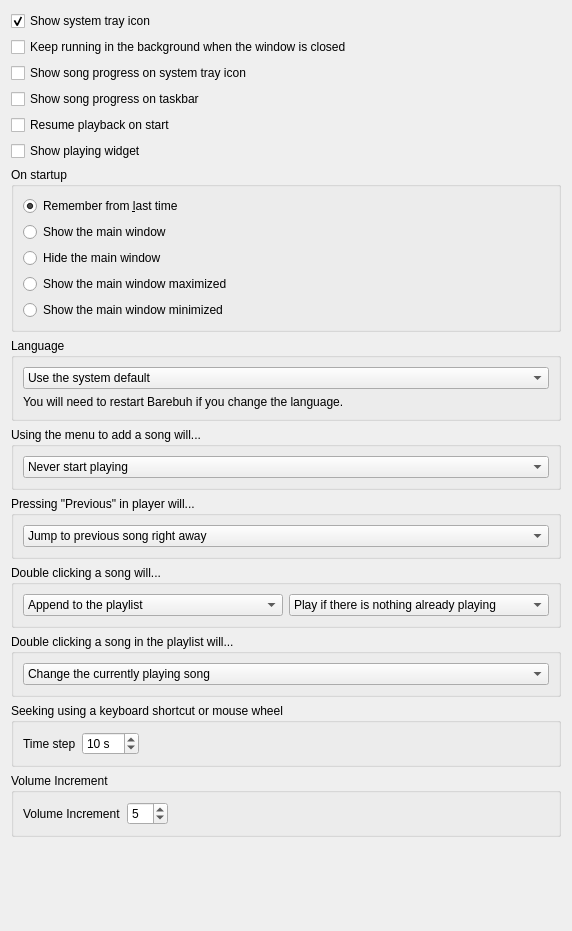
<?xml version="1.0" encoding="UTF-8"?>
<ui version="4.0">
 <class>BehaviourSettingsPage</class>
 <widget class="QWidget" name="BehaviourSettingsPage">
  <property name="geometry">
   <rect>
    <x>0</x>
    <y>0</y>
    <width>572</width>
    <height>931</height>
   </rect>
  </property>
  <property name="windowTitle">
   <string>Behavior</string>
  </property>
  <layout class="QVBoxLayout" name="layout_behavioursettingspage">
   <item>
    <widget class="QCheckBox" name="checkbox_showtrayicon">
     <property name="text">
      <string>Show system tray icon</string>
     </property>
     <property name="checked">
      <bool>true</bool>
     </property>
    </widget>
   </item>
   <item>
    <widget class="QCheckBox" name="checkbox_keeprunning">
     <property name="text">
      <string>Keep running in the background when the window is closed</string>
     </property>
     <property name="checked">
      <bool>false</bool>
     </property>
    </widget>
   </item>
   <item>
    <widget class="QCheckBox" name="checkbox_trayicon_progress">
     <property name="text">
      <string>Show song progress on system tray icon</string>
     </property>
    </widget>
   </item>
   <item>
    <widget class="QCheckBox" name="checkbox_taskbar_progress">
     <property name="text">
      <string>Show song progress on taskbar</string>
     </property>
    </widget>
   </item>
   <item>
    <widget class="QCheckBox" name="checkbox_resumeplayback">
     <property name="text">
      <string>Resume playback on start</string>
     </property>
     <property name="checked">
      <bool>false</bool>
     </property>
    </widget>
   </item>
   <item>
    <widget class="QCheckBox" name="checkbox_playingwidget">
     <property name="text">
      <string>Show playing widget</string>
     </property>
    </widget>
   </item>
   <item>
    <widget class="QGroupBox" name="groupbox_startup">
     <property name="title">
      <string>On startup</string>
     </property>
     <layout class="QVBoxLayout" name="layout_startup">
      <item>
       <widget class="QRadioButton" name="radiobutton_remember">
        <property name="text">
         <string>Remember from &amp;last time</string>
        </property>
        <property name="checked">
         <bool>true</bool>
        </property>
       </widget>
      </item>
      <item>
       <widget class="QRadioButton" name="radiobutton_show">
        <property name="text">
         <string>Show the main window</string>
        </property>
       </widget>
      </item>
      <item>
       <widget class="QRadioButton" name="radiobutton_hide">
        <property name="text">
         <string>Hide the main window</string>
        </property>
       </widget>
      </item>
      <item>
       <widget class="QRadioButton" name="radiobutton_show_maximized">
        <property name="text">
         <string>Show the main window maximized</string>
        </property>
       </widget>
      </item>
      <item>
       <widget class="QRadioButton" name="radiobutton_show_minimized">
        <property name="text">
         <string>Show the main window minimized</string>
        </property>
       </widget>
      </item>
     </layout>
    </widget>
   </item>
   <item>
    <widget class="QGroupBox" name="groupbox_language">
     <property name="title">
      <string>Language</string>
     </property>
     <layout class="QVBoxLayout" name="layout_language">
      <item>
       <widget class="QComboBox" name="combobox_language">
        <item>
         <property name="text">
          <string>Use the system default</string>
         </property>
        </item>
       </widget>
      </item>
      <item>
       <widget class="QLabel" name="label_language">
        <property name="text">
         <string>You will need to restart Barebuh if you change the language.</string>
        </property>
       </widget>
      </item>
     </layout>
    </widget>
   </item>
   <item>
    <widget class="QGroupBox" name="groupbox_add_song">
     <property name="title">
      <string>Using the menu to add a song will...</string>
     </property>
     <layout class="QVBoxLayout" name="layout_menuplaymode">
      <item>
       <widget class="QComboBox" name="combobox_menuplaymode">
        <property name="currentIndex">
         <number>0</number>
        </property>
        <item>
         <property name="text">
          <string>Never start playing</string>
         </property>
        </item>
        <item>
         <property name="text">
          <string>Play if there is nothing already playing</string>
         </property>
        </item>
        <item>
         <property name="text">
          <string>Always start playing</string>
         </property>
        </item>
       </widget>
      </item>
     </layout>
    </widget>
   </item>
   <item>
    <widget class="QGroupBox" name="groupbox_previous">
     <property name="title">
      <string>Pressing &quot;Previous&quot; in player will...</string>
     </property>
     <layout class="QVBoxLayout" name="layout_previous">
      <item>
       <widget class="QComboBox" name="combobox_previousmode">
        <property name="currentIndex">
         <number>0</number>
        </property>
        <item>
         <property name="text">
          <string>Jump to previous song right away</string>
         </property>
        </item>
        <item>
         <property name="text">
          <string>Restart song, then jump to previous if pressed again</string>
         </property>
        </item>
       </widget>
      </item>
     </layout>
    </widget>
   </item>
   <item>
    <widget class="QGroupBox" name="groupbox_doubleclickaddmode">
     <property name="title">
      <string>Double clicking a song will...</string>
     </property>
     <layout class="QHBoxLayout" name="layout_doubleclickaddmode">
      <item>
       <widget class="QComboBox" name="combobox_doubleclickaddmode">
        <property name="currentIndex">
         <number>0</number>
        </property>
        <item>
         <property name="text">
          <string>Append to the playlist</string>
         </property>
        </item>
        <item>
         <property name="text">
          <string>Replace the playlist</string>
         </property>
        </item>
        <item>
         <property name="text">
          <string>Open in new playlist</string>
         </property>
        </item>
        <item>
         <property name="text">
          <string>Add to the queue</string>
         </property>
        </item>
       </widget>
      </item>
      <item>
       <widget class="QComboBox" name="combobox_doubleclickplaymode">
        <property name="currentIndex">
         <number>1</number>
        </property>
        <item>
         <property name="text">
          <string>Never start playing</string>
         </property>
        </item>
        <item>
         <property name="text">
          <string>Play if there is nothing already playing</string>
         </property>
        </item>
        <item>
         <property name="text">
          <string>Always start playing</string>
         </property>
        </item>
       </widget>
      </item>
     </layout>
    </widget>
   </item>
   <item>
    <widget class="QGroupBox" name="groupbox_doubleclickplaylist">
     <property name="title">
      <string>Double clicking a song in the playlist will...</string>
     </property>
     <layout class="QVBoxLayout" name="layout_doubleclickplaylist">
      <item>
       <widget class="QComboBox" name="combobox_doubleclickplaylistaddmode">
        <property name="currentIndex">
         <number>0</number>
        </property>
        <item>
         <property name="text">
          <string>Change the currently playing song</string>
         </property>
        </item>
        <item>
         <property name="text">
          <string>Add to the queue</string>
         </property>
        </item>
       </widget>
      </item>
     </layout>
    </widget>
   </item>
   <item>
    <widget class="QGroupBox" name="groupbox_seekstep">
     <property name="title">
      <string>Seeking using a keyboard shortcut or mouse wheel</string>
     </property>
     <layout class="QHBoxLayout" name="layout_seekstep">
      <item>
       <widget class="QLabel" name="label_seekstep">
        <property name="text">
         <string>Time step</string>
        </property>
       </widget>
      </item>
      <item>
       <widget class="QSpinBox" name="spinbox_seekstepsec">
        <property name="suffix">
         <string> s</string>
        </property>
        <property name="prefix">
         <string/>
        </property>
        <property name="minimum">
         <number>1</number>
        </property>
        <property name="maximum">
         <number>120</number>
        </property>
        <property name="value">
         <number>10</number>
        </property>
       </widget>
      </item>
      <item>
       <spacer name="spacer_seekstep">
        <property name="orientation">
         <enum>Qt::Horizontal</enum>
        </property>
        <property name="sizeHint" stdset="0">
         <size>
          <width>40</width>
          <height>20</height>
         </size>
        </property>
       </spacer>
      </item>
     </layout>
    </widget>
   </item>
   <item>
    <widget class="QGroupBox" name="groupbox_volumeincrement">
     <property name="title">
      <string>Volume Increment</string>
     </property>
     <layout class="QHBoxLayout" name="horizontalLayout">
      <item>
       <widget class="QLabel" name="label_volumeincrement">
        <property name="text">
         <string>Volume Increment</string>
        </property>
       </widget>
      </item>
      <item>
       <widget class="QSpinBox" name="spinbox_volumeincrement">
        <property name="suffix">
         <string/>
        </property>
        <property name="minimum">
         <number>1</number>
        </property>
        <property name="maximum">
         <number>25</number>
        </property>
        <property name="value">
         <number>5</number>
        </property>
       </widget>
      </item>
      <item>
       <spacer name="spacer_volumeincrement">
        <property name="orientation">
         <enum>Qt::Horizontal</enum>
        </property>
        <property name="sizeHint" stdset="0">
         <size>
          <width>40</width>
          <height>20</height>
         </size>
        </property>
       </spacer>
      </item>
     </layout>
    </widget>
   </item>
   <item>
    <spacer name="spacer_bottom">
     <property name="orientation">
      <enum>Qt::Vertical</enum>
     </property>
     <property name="sizeHint" stdset="0">
      <size>
       <width>20</width>
       <height>5</height>
      </size>
     </property>
    </spacer>
   </item>
  </layout>
 </widget>
 <tabstops>
  <tabstop>checkbox_showtrayicon</tabstop>
  <tabstop>checkbox_keeprunning</tabstop>
  <tabstop>checkbox_trayicon_progress</tabstop>
  <tabstop>checkbox_taskbar_progress</tabstop>
  <tabstop>checkbox_resumeplayback</tabstop>
  <tabstop>checkbox_playingwidget</tabstop>
  <tabstop>radiobutton_remember</tabstop>
  <tabstop>radiobutton_show</tabstop>
  <tabstop>radiobutton_hide</tabstop>
  <tabstop>radiobutton_show_maximized</tabstop>
  <tabstop>radiobutton_show_minimized</tabstop>
  <tabstop>combobox_language</tabstop>
  <tabstop>combobox_menuplaymode</tabstop>
  <tabstop>combobox_previousmode</tabstop>
  <tabstop>combobox_doubleclickaddmode</tabstop>
  <tabstop>combobox_doubleclickplaymode</tabstop>
  <tabstop>combobox_doubleclickplaylistaddmode</tabstop>
  <tabstop>spinbox_seekstepsec</tabstop>
  <tabstop>spinbox_volumeincrement</tabstop>
 </tabstops>
 <resources/>
 <connections/>
</ui>
